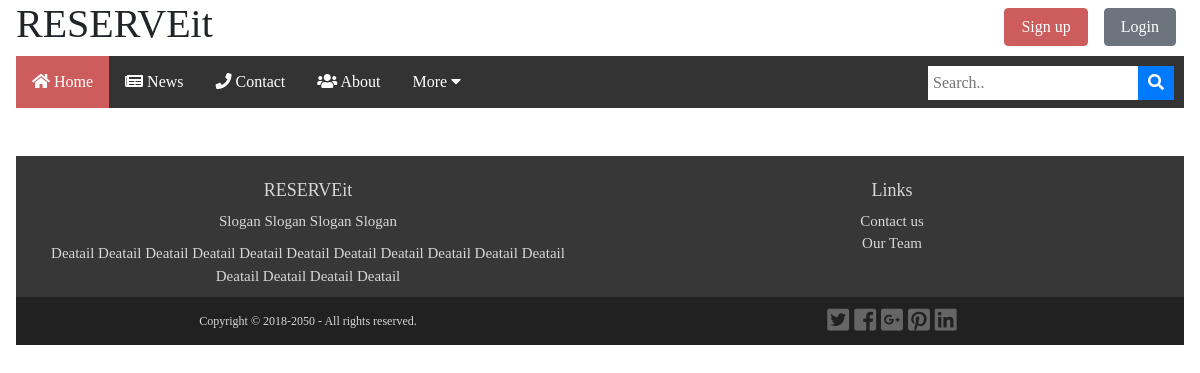
Before: /news.php with the older database file.
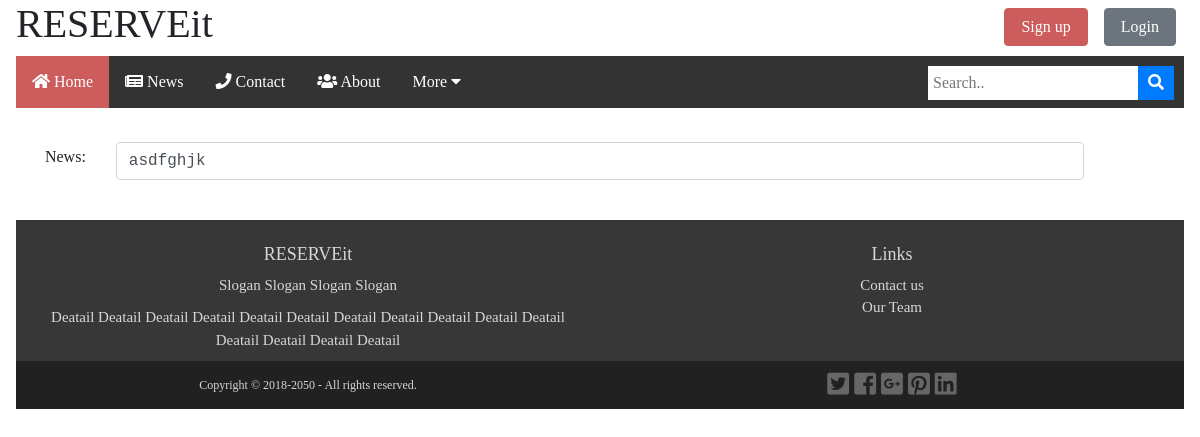
After: the same page with the newer database file.
### tables this page shows
CREATE TABLE `news` (
  `id` int(11) NOT NULL,
  `news` varchar(2000) NOT NULL
);

### server/functions.php (the view, shortened to what this page needs)
<!DOCTYPE html>
<html lang="en">
<?php
require_once "db_connection.php";
function getnews()
{
    global $con;
    $show_n = "select * from news;";
    $show_news = mysqli_query($con, $show_n);
    while($row=mysqli_fetch_assoc($show_news)){
        $news = $row['news'];
        echo
        "
            <div class=\"row f_newsfield\">
                <div class=\"d-sm-block col-md-2 col-lg-1 col-xl-1\">
                    <label for=\"editnews\" class=\"float-md-right\"> <span class=\"d-sm-none d-md-inline\"> News: </span></label>
                </div>
                <div class=\"col-sm-12 col-md-10 col-lg-10 col-xl-10\">
                    <pre class=\"form-control\" type=\"file\" id=\"ins_news\" name=\"edit_news\">$news</pre>
                </div>
            </div>
        ";
    }
}

Changed rows visible on the page:
added news: news "asdfghjk"
